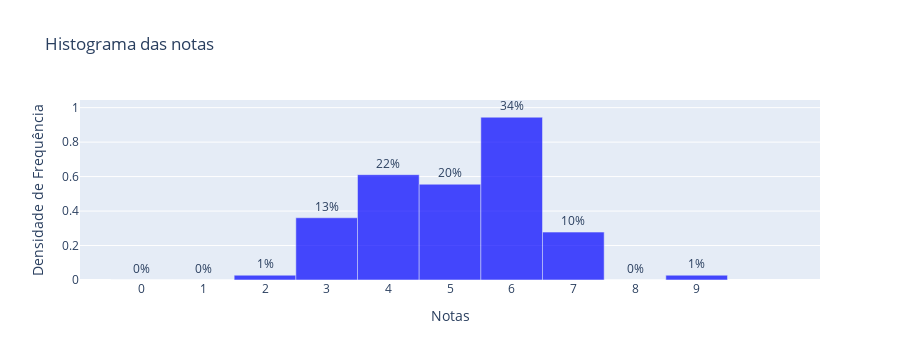

Notebook code for this chart:
### Code cell
# plotly
fig = go.Figure()

fig.add_trace(go.Bar(
    x=intervals3[:-1],
    y=densidade3,
    marker=dict(color='blue', opacity=0.7),
    width=[intervals3[i+1] - intervals3[i] for i in range(len(freq3))],
    text=[f'{round(p)}%' for p in porc3],
    textposition='outside'
))

fig.update_layout(
    title='Histograma das notas',
    xaxis=dict(
        title='Notas',
        tickvals=intervals3[:-1],
        range=[-1, intervals3[-1] + 1]
    ),
    yaxis=dict(
        title='Densidade de Frequência',
        range=[0, max(densidade3) + 0.1]  # Define o intervalo do eixo Y
    ),
    bargap=0.2,
)

fig.show()

### Figure 1 — Plotly figure (JSON) as saved in the notebook; plotly's stock layout.template omitted (floating-point values rounded to 4 significant figures)
{"data": [{"marker": {"color": "blue", "opacity": 0.7}, "text": ["0%", "0%", "1%", "13%", "22%", "20%", "34%", "10%", "0%", "1%"], "textposition": "outside", "type": "bar", "width": [1, 1, 1, 1, 1, 1, 1, 1, 1, 1], "x": [0, 1, 2, 3, 4, 5, 6, 7, 8, 9], "y": [0, 0, 0.0278, 0.3611, 0.6111, 0.5556, 0.9444, 0.2778, 0, 0.0278]}], "layout": {"bargap": 0.2, "height": 360, "title": {"text": "Histograma das notas"}, "xaxis": {"range": [-1, 11], "tickvals": [0, 1, 2, 3, 4, 5, 6, 7, 8, 9], "title": {"text": "Notas"}, "type": "linear"}, "yaxis": {"range": [0, 1.044], "title": {"text": "Densidade de Frequência"}, "type": "linear"}}}
